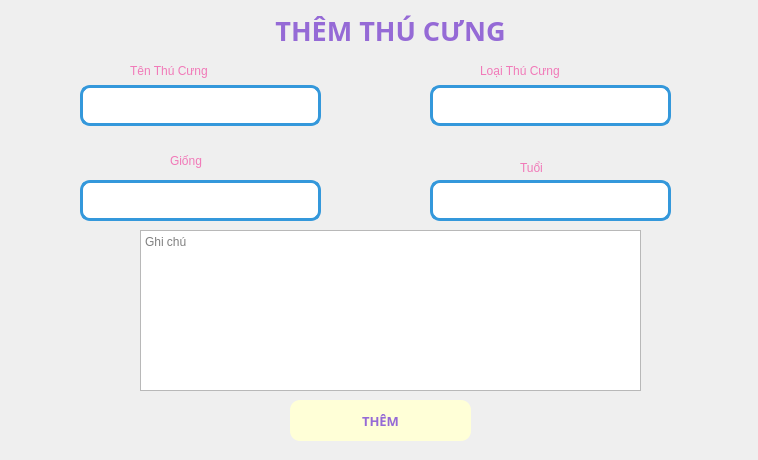
<?xml version="1.0" encoding="UTF-8"?>
<ui version="4.0">
 <class>Form</class>
 <widget class="QWidget" name="Form">
  <property name="geometry">
   <rect>
    <x>0</x>
    <y>0</y>
    <width>758</width>
    <height>460</height>
   </rect>
  </property>
  <property name="windowTitle">
   <string>Thêm Sản Phẩm</string>
  </property>
  <widget class="QTextEdit" name="txt_giaDV">
   <property name="geometry">
    <rect>
     <x>80</x>
     <y>180</y>
     <width>241</width>
     <height>41</height>
    </rect>
   </property>
   <property name="styleSheet">
    <string notr="true">border-radius: 10px;
        border: 3px solid #3498db;  /* Viền xanh dương */
        background-color: #ffffff</string>
   </property>
  </widget>
  <widget class="QLabel" name="label">
   <property name="geometry">
    <rect>
     <x>130</x>
     <y>60</y>
     <width>151</width>
     <height>21</height>
    </rect>
   </property>
   <property name="styleSheet">
    <string notr="true">font: 10pt &quot;UTM Bell&quot;;
color: rgb(241, 121, 184);
</string>
   </property>
   <property name="text">
    <string>Tên Thú Cưng</string>
   </property>
  </widget>
  <widget class="QTextEdit" name="txt_maDV">
   <property name="geometry">
    <rect>
     <x>80</x>
     <y>85</y>
     <width>241</width>
     <height>41</height>
    </rect>
   </property>
   <property name="styleSheet">
    <string notr="true">border-radius: 10px;
        border: 3px solid #3498db;  /* Viền xanh dương */
        background-color: #ffffff</string>
   </property>
  </widget>
  <widget class="QLabel" name="label_2">
   <property name="geometry">
    <rect>
     <x>480</x>
     <y>60</y>
     <width>161</width>
     <height>21</height>
    </rect>
   </property>
   <property name="styleSheet">
    <string notr="true">font: 10pt &quot;UTM Bell&quot;;
color: rgb(241, 121, 184);
</string>
   </property>
   <property name="text">
    <string>Loại Thú Cưng</string>
   </property>
  </widget>
  <widget class="QPlainTextEdit" name="plainTextEdit">
   <property name="geometry">
    <rect>
     <x>140</x>
     <y>230</y>
     <width>501</width>
     <height>161</height>
    </rect>
   </property>
   <property name="placeholderText">
    <string>Ghi chú</string>
   </property>
  </widget>
  <widget class="QTextEdit" name="txt_tenDV">
   <property name="geometry">
    <rect>
     <x>430</x>
     <y>85</y>
     <width>241</width>
     <height>41</height>
    </rect>
   </property>
   <property name="styleSheet">
    <string notr="true">border-radius: 10px;
        border: 3px solid #3498db;  /* Viền xanh dương */
        background-color: #ffffff</string>
   </property>
  </widget>
  <widget class="QLabel" name="labelTitle">
   <property name="geometry">
    <rect>
     <x>190</x>
     <y>10</y>
     <width>401</width>
     <height>41</height>
    </rect>
   </property>
   <property name="font">
    <font>
     <family>Arial Black</family>
     <pointsize>20</pointsize>
     <weight>75</weight>
     <bold>true</bold>
    </font>
   </property>
   <property name="styleSheet">
    <string notr="true">color: rgb(149, 106, 214);</string>
   </property>
   <property name="text">
    <string>THÊM THÚ CƯNG</string>
   </property>
   <property name="alignment">
    <set>Qt::AlignCenter</set>
   </property>
  </widget>
  <widget class="QLabel" name="label_3">
   <property name="geometry">
    <rect>
     <x>170</x>
     <y>150</y>
     <width>61</width>
     <height>21</height>
    </rect>
   </property>
   <property name="styleSheet">
    <string notr="true">font: 10pt &quot;UTM Bell&quot;;
color: rgb(241, 121, 184);
</string>
   </property>
   <property name="text">
    <string>Giống</string>
   </property>
  </widget>
  <widget class="QPushButton" name="pushButton_2">
   <property name="geometry">
    <rect>
     <x>290</x>
     <y>400</y>
     <width>181</width>
     <height>41</height>
    </rect>
   </property>
   <property name="font">
    <font>
     <family>Arial Black</family>
     <pointsize>10</pointsize>
     <weight>75</weight>
     <bold>true</bold>
    </font>
   </property>
   <property name="styleSheet">
    <string notr="true">QPushButton {
    background-color:rgb(255, 255, 215); /* Màu nền xanh dương */
    /* Màu chữ trắng rgb(255, 255, 215)*/
	color: rgb(149, 106, 214);
    border-radius: 10px; /* Bo góc */
}
QPushButton:hover {
 /* Màu nền khi rê chuột */
	background-color: rgb(108, 187, 174);
color: white
}
QPushButton:pressed {
    background-color: rgb(31, 97, 141); /* Màu nền khi nhấn */
}</string>
   </property>
   <property name="text">
    <string>THÊM</string>
   </property>
  </widget>
  <widget class="QTextEdit" name="txt_maDV_2">
   <property name="geometry">
    <rect>
     <x>430</x>
     <y>180</y>
     <width>241</width>
     <height>41</height>
    </rect>
   </property>
   <property name="styleSheet">
    <string notr="true">border-radius: 10px;
        border: 3px solid #3498db;  /* Viền xanh dương */
        background-color: #ffffff</string>
   </property>
  </widget>
  <widget class="QLabel" name="label_4">
   <property name="geometry">
    <rect>
     <x>520</x>
     <y>160</y>
     <width>71</width>
     <height>16</height>
    </rect>
   </property>
   <property name="styleSheet">
    <string notr="true">font: 10pt &quot;UTM Bell&quot;;
color: rgb(241, 121, 184);
</string>
   </property>
   <property name="text">
    <string>Tuổi</string>
   </property>
  </widget>
 </widget>
 <resources/>
 <connections/>
</ui>
